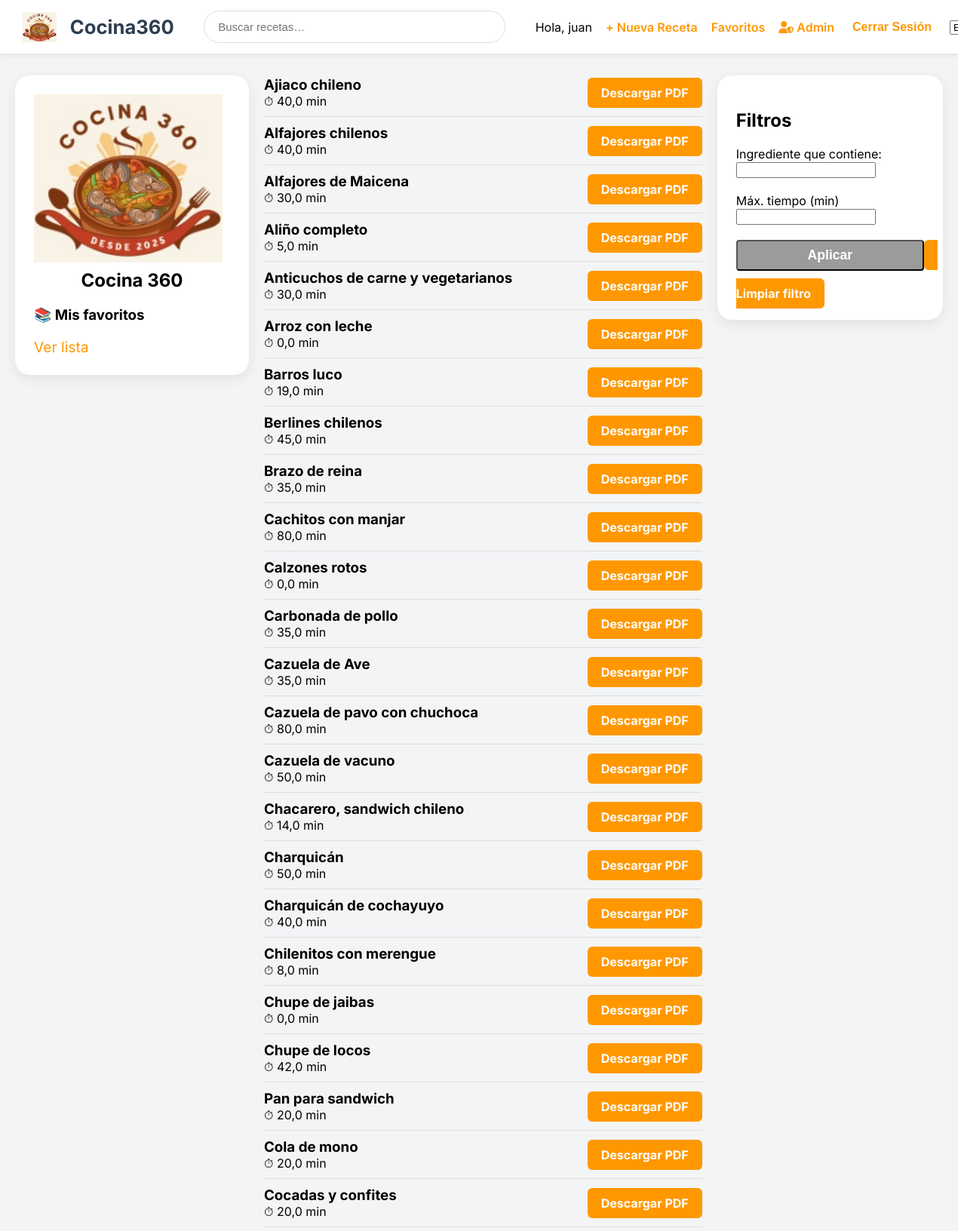
Page /recipes/ (signed in, upper part) on the committed database.
### recipes/models.py (models this page shows)
class Recipe(models.Model):
    name = models.CharField(max_length=255)
    preparation_time = models.FloatField(null=True, blank=True)
    min_portion = models.IntegerField(null=True, blank=True)
    max_portion = models.IntegerField(null=True, blank=True)
    creator = models.ForeignKey(User, on_delete=models.CASCADE, related_name='recipes')
    difficulty = models.CharField(max_length=50, default="Fácil")

### recipes/views.py (the view)
# urls.py: path('', views.recipe_list, name='recipe_list'),
def recipe_list(request):
    query = request.GET.get("q", "")  # lo que viene del buscador superior
    ingredient_query = request.GET.get("ingredient", "")
    max_time = request.GET.get("max_time", "")
    recipes = Recipe.objects.all()
    if query:
        recipes = recipes.filter(name__icontains=query)
    if ingredient_query:
        recipes = recipes.filter(ingredients__name__icontains=ingredient_query)
    if max_time:
        recipes = recipes.filter(preparation_time__lte=max_time)
    recipes = recipes.distinct()
    return render(request, "recipes/recipe_list.html", {
        "recipes": recipes,
        "ingredient_query": ingredient_query,
        "max_time": max_time,
        "query": query,
    })

### recipes/templates/recipes/recipe_list.html (shortened to what this page needs)
{% extends "base.html" %}
{% load static %}
{% block content %}
<div class="layout">
    <div class="sidebar">
        <img src="{% static 'images/logo.png' %}" style="width: 250px; margin-bottom: 5px;">
        <h2 style="margin-top: 0; font-weight: bold; text-align: center;">Cocina 360</h2>
        <h3>📚 Mis favoritos</h3>
        {% if user.is_authenticated %}
        <a href="{% url 'favorite_list' %}" style="color: #ff9800; font-size: 1.2rem;">Ver lista</a>
        {% else %}
        <p>Para ver favoritos <a href="{% url 'login' %}">inicia sesión</a>.</p>
        {% endif %}
    </div>
    <div class="recipe-list">
        {% for recipe in recipes %}
        <div class="recipe-card"
            style="display:flex; justify-content:space-between; align-items:center; padding:10px 0; border-bottom:1px solid #ddd;">
            <a href="{% url 'recipe_detail' pk=recipe.pk %}" style="text-decoration:none; color:black; flex-grow:1;">
                <h3 style="margin:0;">{{ recipe.name }}</h3>
                <p style="margin:0;">⏱ {{ recipe.preparation_time }} min</p>
            </a>
            <a href="{% url 'recipe_pdf' recipe.pk %}" style="
                        background-color: #ff9800;
                        color: white;
                        padding: 10px 18px;
                        text-decoration: none;
                        border-radius: 6px;
                        font-weight: bold;
                        white-space: nowrap;
                ">
                Descargar PDF
            </a>
        </div>
        {% empty %}
        <p>No se encontraron recetas.</p>
        {% endfor %}
    </div>
    <div class="card" style="width:200px; position: sticky; top: 100px; height: fit-content;">
        <h2>Filtros</h2>
        <form method="get">
            <label>Ingrediente que contiene:</label>
            <input type="text" name="ingredient" value="{{ ingredient_query }}">
            <br><br>
            <label>Máx. tiempo (min)</label>
            <input type="number" name="max_time" value="{{ max_time }}">
            <br><br>
            <button class="btn-primary" style="
                background-color: #9b9b9b;
                color: white;
                padding: 8px 12px;
                text-decoration: none;
                border-radius: 4px;
                font-weight: bold;
                font-size: 1.1rem;
                width: 100%;
                cursor: pointer;
                margin-bottom: 20px;
            ">
            Aplicar
            </button>
            <a href="{% url 'recipe_list' %}" style="
                        background-color: #ff9800;
                        color: white;
                        padding: 10px 18px;
                        text-decoration: none;
                        border-radius: 6px;
                        font-weight: bold;
                        white-space: nowrap;
                ">
                Limpiar filtro
            </a>
    </div>
</div>
{% endblock %}

### recipes/templates/base.html (shortened to what this page needs)
<!DOCTYPE html>
<html lang="es">
<head>
    {% load static %}
    <link rel="stylesheet" href="https://cdnjs.cloudflare.com/ajax/libs/font-awesome/6.5.2/css/all.min.css">
</head>
<body>
    <div class="top-nav">
        <a class="brand" href="{% url 'recipe_list' %}">
            <img src="{% static 'images/logo.png' %}" alt="Cocina 360">
            <h1>Cocina360</h1>
        </a>
        <div class="search-box">
            <form method="get" action="{% url 'recipe_list' %}" class="search-form">
                <input type="text" name="q" placeholder="Buscar recetas…" value="{{ query|default:'' }}">
            </form>
        </div>
        <div class="top-nav-right">
            {% if user.is_authenticated %}
            <span>Hola, {{ user.username }}</span>
            <a href="{% url 'recipe_create' %}">+ Nueva Receta</a>
            <a href="{% url 'favorite_list' %}">Favoritos</a>
            {% if user.is_superuser %}
            <a href="{% url 'admin:index' %}" class="admin-link">
                <i class="fas fa-user-shield"></i> Admin
            </a>
            {% endif %}
            <form action="{% url 'logout' %}" method="post" style="display:inline;">
                <button type="submit">Cerrar Sesión</button>
            </form>
            {% else %}
            <a href="{% url 'login' %}">Iniciar Sesión</a>
            <a href="{% url 'register' %}">Registrarse</a>
            {% endif %}
            <form action="{% url 'set_language' %}" method="post" class=">language-dropdown">
                <select name="language" onchange="this.form.submit()">
                    <option value="es" {% if LANGUAGE_CODE == 'es' %}selected{% endif %}>ES</option>
                </select>
        </div>
    </div>
    {% block content %}
    {% endblock %}
</body>
</html>

### recipes/templates/base.html (style rules this page uses)
body { font-family: 'Inter', sans-serif; background: #f3f4f6; margin: 0; padding: 0; }
.top-nav { width: 100%; background: white; padding: 14px 30px; display: flex; justify-content: space-between; align-items: center; box-shadow: 0 2px 8px rgba(0, 0, 0, 0.08); position: sticky; top: 0; z-index: 10; }
.brand { display: flex; align-items: center; gap: 18px; text-decoration: none; color: inherit; }
.brand img { height: 40px; width: auto; }
.brand h1 { font-size: 1.6rem; margin: 0; color: #2c3e50; }
.search-box { width: 400px; }
.search-box form { display: flex; width: 100%; }
.search-box input { flex: 1; padding: 12px 18px; border-radius: 40px; border: 1px solid #ddd; font-size: 15px; }
.top-nav-right { display: flex; align-items: center; gap: 18px; }
.top-nav-right a, .top-nav-right form button, .admin-link { font-weight: 600; color: #ff9800; text-decoration: none; font-size: 1rem; background: none; border: none; cursor: pointer; white-space: nowrap; }
.admin-link { color: #d97706; }
.layout { display: flex; padding: 20px; gap: 20px; align-items: flex-start; }
.sidebar { width: 260px; background: white; padding: 25px; border-radius: 20px; box-shadow: 0 5px 18px rgba(0, 0, 0, 0.08); position: sticky; top: 100px; height: fit-content; }
.card { flex: 1; background: white; padding: 25px; border-radius: 20px; box-shadow: 0 5px 18px rgba(0, 0, 0, 0.08); }
a { color: #ff9800; text-decoration: none; }

### rows in the picture
Recipe: name "Ajiaco chileno", preparation_time "40,0"
Recipe: name "Alfajores chilenos", preparation_time "40,0"
Recipe: name "Alfajores de Maicena", preparation_time "30,0"
Recipe: name "Aliño completo", preparation_time "5,0"
Recipe: name "Anticuchos de carne y vegetarianos", preparation_time "30,0"
Recipe: name "Arroz con leche", preparation_time "0,0"
Recipe: name "Barros luco", preparation_time "19,0"
Recipe: name "Berlines chilenos", preparation_time "45,0"
Recipe: name "Brazo de reina", preparation_time "35,0"
Recipe: name "Cachitos con manjar", preparation_time "80,0"
Recipe: name "Calzones rotos", preparation_time "0,0"
Recipe: name "Carbonada de pollo", preparation_time "35,0"
Recipe: name "Cazuela de Ave", preparation_time "35,0"
Recipe: name "Cazuela de pavo con chuchoca", preparation_time "80,0"
Recipe: name "Cazuela de vacuno", preparation_time "50,0"
Recipe: name "Chacarero, sandwich chileno", preparation_time "14,0"
Recipe: name "Charquicán", preparation_time "50,0"
Recipe: name "Charquicán de cochayuyo", preparation_time "40,0"
Recipe: name "Chilenitos con merengue", preparation_time "8,0"
Recipe: name "Chupe de jaibas", preparation_time "0,0"
Recipe: name "Chupe de locos", preparation_time "42,0"
Recipe: name "Pan para sandwich", preparation_time "20,0"
Recipe: name "Cola de mono", preparation_time "20,0"
Recipe: name "Cocadas y confites", preparation_time "20,0"

### other values in the picture
{{ user.username }} "juan"
